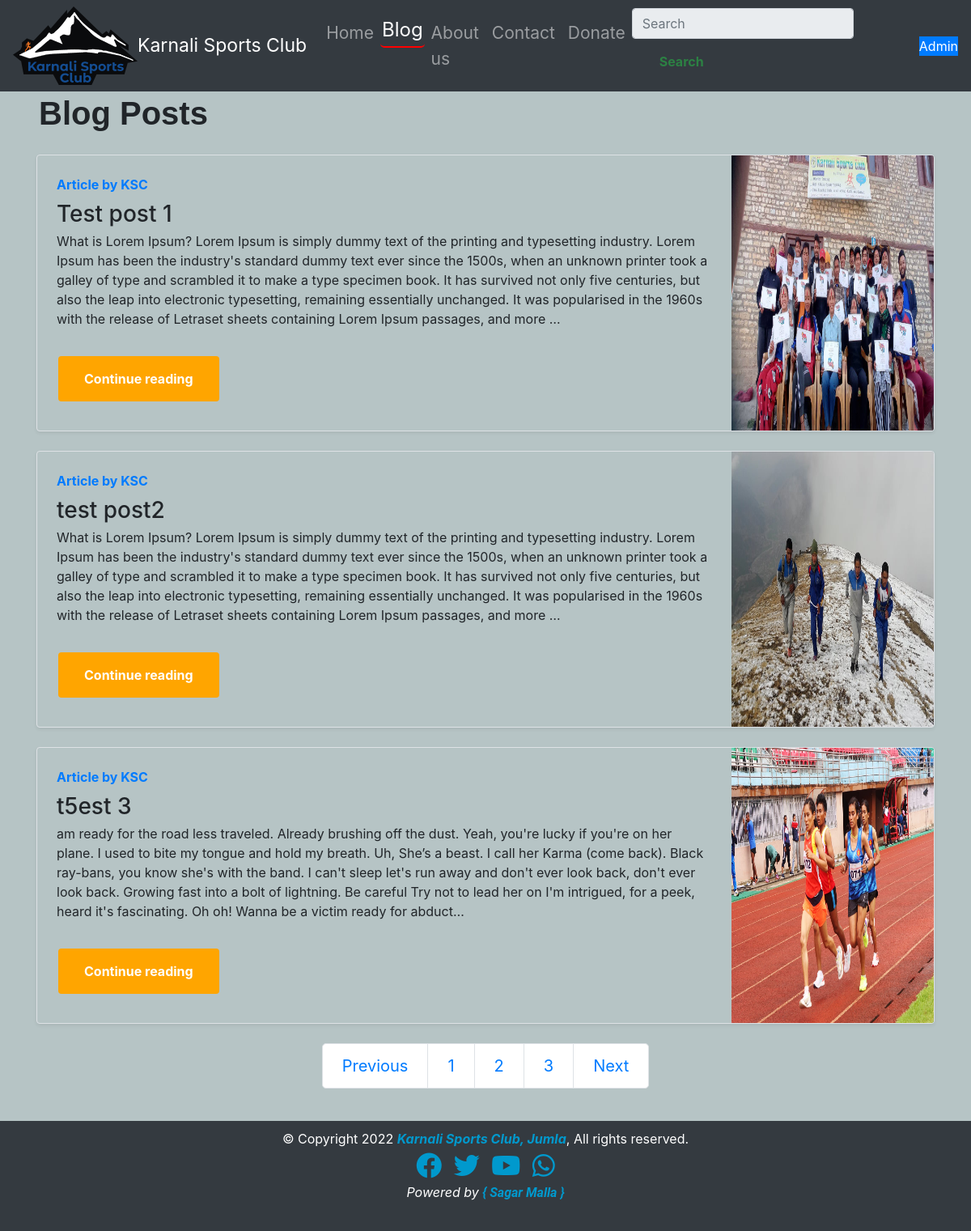
The page /ksc/blog/ on the database its author committed.
### ksc/models.py (models this page shows, shortened)
class Post(models.Model):
    sno=models.AutoField(primary_key=True)
    title=models.CharField(max_length=255)
    author=models.CharField(max_length=14)
    slug=models.CharField(max_length=130)
    timeStamp=models.DateTimeField(blank=True)
    content=models.TextField()
    thumbnail = models.ImageField(upload_to="ksc/postImage", default="" )

### ksc/views.py (the view)
# urls.py: 2. Add a URL to urlpatterns:  path('blog/', include('blog.urls'))
def blog(request):
    allPosts = Post.objects.all()
    context = {
               'Post':allPosts
               }
    return render(request, 'ksc/blog.html', context)

### ksc/templates/ksc/blog.html (shortened to what this page needs)
{% extends 'ksc/basic.html' %}
{% load static %}
{% block body %}
<div class="container">
<h1 style="font-family: 'Poppins', sans-serif !important; font-weight: bold; margin:1px 1px; padding:2px; " >Blog Posts</h1>
</div>
<div class="container">
   {% for post in Post %}
   <div class="row no-gutters border rounded overflow-hidden flex-md-row mb-4 shadow-sm h-md-250 my-4 position-relative">
       <div class="col p-4 d-flex flex-column position-static">
           <strong class="d-inline-block mb-2 text-primary">Article  by {{post.author}}</strong>
           <h3 class="mb-0">{{post.title}}</h3>
           <p class="card-text mb-auto">{{post.content| truncatechars:500}}</p>
           <div class="my-2">
              <a href="/ksc/postview/{{post.sno}}" role="button" class="btn btn-primary">Continue reading</a>
           </div>
       </div>
       <div class="col-auto d-none d-lg-block">
          <a href="{{post.thumbnail.url}}" target="_blank"> <img src="/media/{{post.thumbnail}}" class="bd-placeholder-img" width="250" height="340" xmlns="http://www.w3.org/2000/svg" preserveAspectRatio="xMidYMid slice" focusable="false" role="img" aria-label=">
               <rect width="100%" height="100%" fill="#55595c"></rect></a>
       </div>
       </div>
       {% endfor %}
   </div>
<nav aria-label = "Page navigation example">
    <ul class = "pagination justify-content-center pagination-lg ">
       <li class = "page-item">
          <a class = "page-link" href = "#">Previous</a>
       </li>
       <li class = "page-item">
          <a class = "page-link" href = "#">1</a>
       </li>
       <li class = "page-item">
          <a class = "page-link" href = "#">2</a>
       </li>
       <li class = "page-item">
          <a class = "page-link" href = "#">3</a>
       </li>
       <li class = "page-item">
          <a class = "page-link" href = "#">Next</a>
       </li>
    </ul>
 </nav>
{% endblock %}

### rows shown on the page
Post: author "KSC", title "Test post 1", content "What is Lorem Ipsum? Lorem Ipsum is simply dummy text of the printing and typesetting industry. Lorem Ipsum has been the industry's standard dummy text ever since the 1500s, when an unknown printer took a galley of type and scrambled it to make a type specimen book. It has survived not only five centuries, but also the leap into electronic typesetting, remaining essentially unchanged. It was popularised in the 1960s with the release of Letraset sheets containing Lorem Ipsum passages, and more …", thumbnail (picture)
Post: author "KSC", title "test post2", content "What is Lorem Ipsum? Lorem Ipsum is simply dummy text of the printing and typesetting industry. Lorem Ipsum has been the industry's standard dummy text ever since the 1500s, when an unknown printer took a galley of type and scrambled it to make a type specimen book. It has survived not only five centuries, but also the leap into electronic typesetting, remaining essentially unchanged. It was popularised in the 1960s with the release of Letraset sheets containing Lorem Ipsum passages, and more …", thumbnail (picture)
Post: author "KSC", title "t5est 3", content "am ready for the road less traveled. Already brushing off the dust. Yeah, you're lucky if you're on her plane. I used to bite my tongue and hold my breath. Uh, She’s a beast. I call her Karma (come back). Black ray-bans, you know she's with the band. I can't sleep let's run away and don't ever look back, don't ever look back. Growing fast into a bolt of lightning. Be careful Try not to lead her on I'm intrigued, for a peek, heard it's fascinating. Oh oh! Wanna be a victim ready for abduct…", thumbnail (picture)
